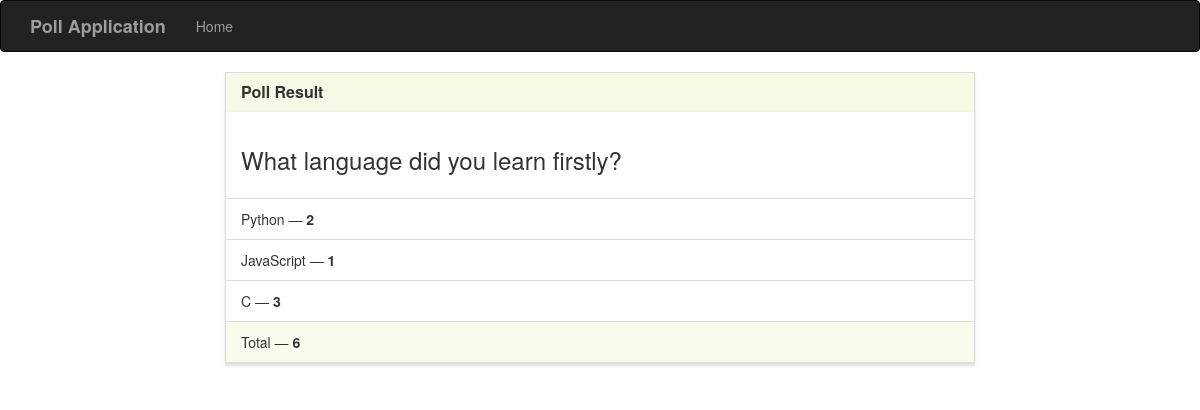
Screenshot of /results/2/ with the database file from the repository.
### poll/models.py (models this page shows, shortened)
class Poll(models.Model):
    question = models.TextField()
    option_one = models.CharField(max_length=30)
    option_two = models.CharField(max_length=30)
    option_three = models.CharField(max_length=30)
    option_one_count = models.IntegerField(default=0)
    option_two_count = models.IntegerField(default=0)
    option_three_count = models.IntegerField(default=0)
    def total(self):
        return self.option_one_count + self.option_two_count + self.option_three_count

### poll/views.py (the view)
# urls.py: path('results/<poll_id>/', views.results, name='results'),
def results(request, poll_id):
    poll = Poll.objects.get(pk=poll_id)
    context = {
        'poll' : poll
    }
    return render(request, 'results.html', context)

### templates/results.html (shortened to what this page needs)
{% extends "base.html" %}
{% block main %}
<div class="row">
    <div class="col-lg-8 col-lg-offset-2">
        <div class="panel panel-default">
            <div class="panel-heading">
                <h3 class="panel-title">Poll Result</h3>
            </div>
            <div class="panel-body">
                <h3>{{ poll.question }}</h3>
            </div>
            <ul class="list-group">
                <li class="list-group-item">{{ poll.option_one }} &mdash; <strong>{{ poll.option_one_count }}</strong></li>
                <li class="list-group-item">{{ poll.option_two }} &mdash; <strong>{{ poll.option_two_count }}</strong></li>
                <li class="list-group-item">{{ poll.option_three }} &mdash; <strong>{{ poll.option_three_count }}</strong></li>
            </ul>
            <div class="panel-footer">
                Total &mdash; <strong>{{ poll.total }}</strong>
            </div>
        </div>
    </div>
</div>
{% endblock %}

### poll/static/style.css (style rules this page uses)
.navbar-default, .btn, .form-control, .panel { border-radius: 0; }
.panel-default > .panel-heading { color: #333; background-color: rgba(245, 245, 220, .7); border-color: rgba(245, 245, 220, .6); border-top-left-radius: 0; border-top-right-radius: 0; }
.panel-footer { background-color: rgba(245, 245, 220, .5); border-color: rgba(245, 245, 220, .4); }
.panel { box-shadow: 0px 3px 3px 0px #ddd; }
a.navbar-brand, .panel-title { font-weight: bolder; }

### rows the page displays
Poll: question "What language did you learn firstly?", option_one "Python", option_one_count "2", option_two "JavaScript", option_two_count "1", option_three "C", option_three_count "3", total "6"
